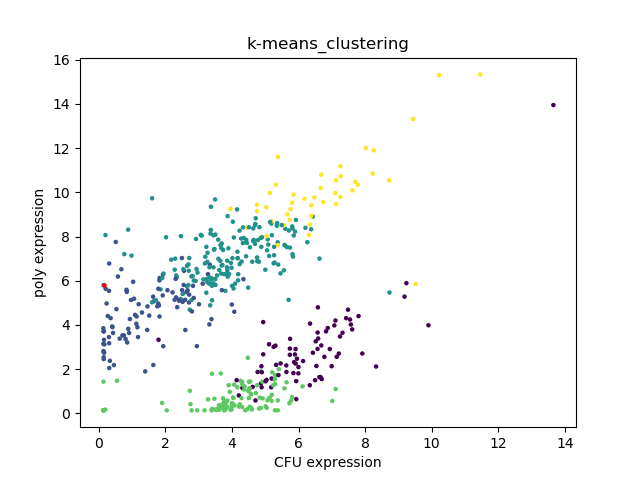

Source code (Python):
#!/usr/bin/env python3

"""
./kmeans hema_data.txt

Generate kmeans clustering map and extract genes following a similar expression pattern to gene of interest.
"""

import sys
import matplotlib.pyplot as plt
import numpy as np
import pandas as pd
import seaborn as sns
from sklearn.cluster import KMeans

d = pd.read_csv('hema_data.txt', sep="\t", index_col='gene')
df = pd.DataFrame(data=d)

kmeans = KMeans(n_clusters=6, random_state=0).fit_predict(df)

# If you print(kmeans) here, you see that each gene has been designated numbers representing the cluster they belong to.
# The most upregulated gene as determined by a separate analysis was in cluster 2, which is why I have kmean[2].
cluster = kmeans[2]
genes = df.index[kmeans == cluster]
similar_genes = genes.values.tolist()

# I pipe the output of print() into text files in this assignment.
print(similar_genes)

plt.figure()
plt.scatter(df["CFU"], df['poly'], c=kmeans, s=5, cmap='viridis')

# I plotted where the most upregulated gene is in the plot because can.
plt.scatter(0.145778143645, 5.79585004994, color = "red", s=5)
plt.title("k-means clustering")
plt.ylabel("poly expression")
plt.xlabel("CFU expression")
plt.savefig("kmeans.png")
plt.close()